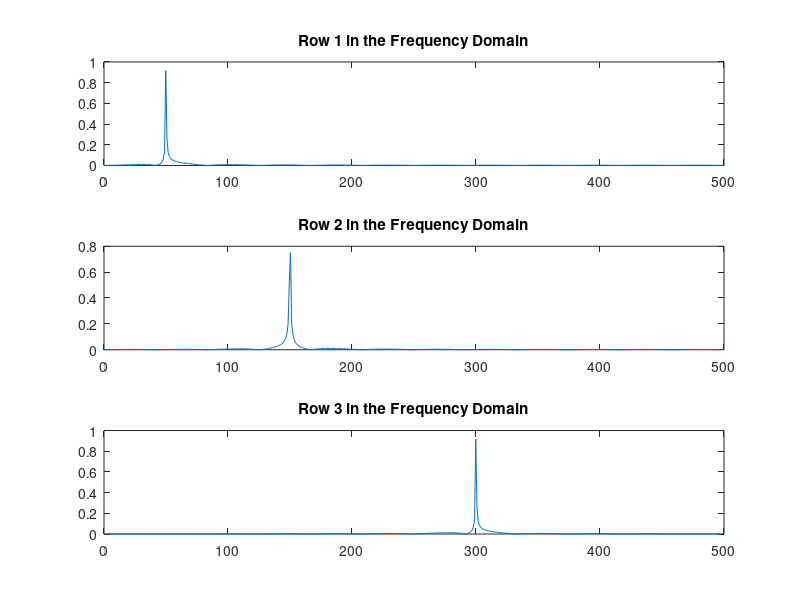
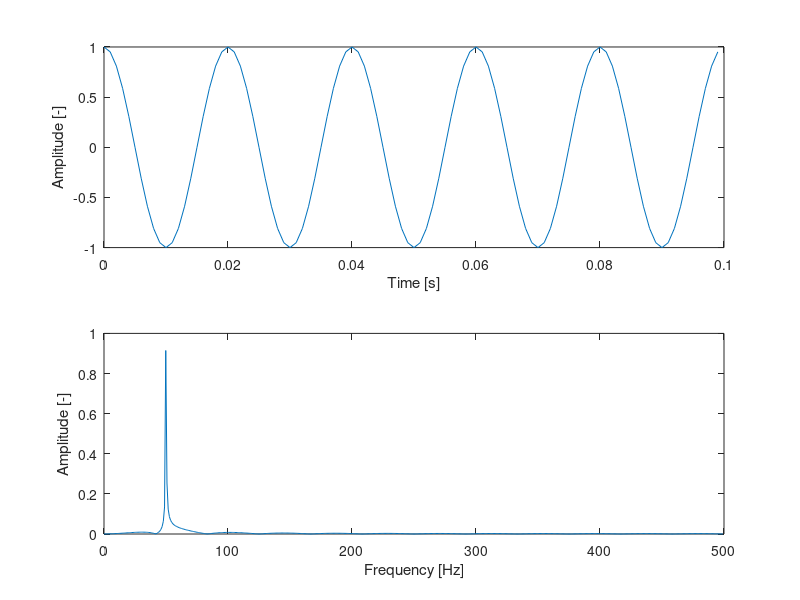

Write the MATLAB code that produced these figures, in order.
%% Cosine Waves
% Compare cosine waves in the time domain and the frequency domain.
% 
% Specify the parameters of a signal with a sampling frequency of 1kHz and
% a signal duration of 1 second.

% Copyright 2015 The MathWorks, Inc.


Fs = 1000;                    % Sampling frequency
T = 1/Fs;                     % Sampling period
L = 1000;                     % Length of signal
t = (0:L-1)*T;                % Time vector
%% 
% Create a matrix where each row represents a cosine wave with scaled frequency. 
% The result, |X|, is a 3-by-1000 matrix.  The first row has a wave frequency of 50, the second 
% row has a wave frequency of 150, and the third row has a wave frequency of 300.

x1 = cos(2*pi*50*t);          % First row wave
x2 = cos(2*pi*150*t);         % Second row wave
x3 = cos(2*pi*300*t);         % Third row wave

X = [x1; x2; x3];
%% 
% Plot the first 100 entries from each row of |X| in a single figure in 
% order and compare their frequencies.

for i = 1:3
    subplot(3,1,i)
    plot(t(1:100),X(i,1:100))
    title(['Row ',num2str(i),' in the Time Domain'])
end
%% 
% For algorithm performance purposes, |fft| allows you to pad the input
% with trailing zeros.  In this case, pad each row of |X| with zeros so
% that the length of each row is the next higher power of 2 from the
% current length. Define the new length using the |nextpow2| function.

n = 2^nextpow2(L);
%% 
% Specify the |dim| argument to use |fft| along the rows of |X|, that is, 
% for each signal.

dim = 2;
%% 
% Compute the Fourier transform of the signals.

Y = fft(X,n,dim);
%%
% Calculate the double-sided spectrum and single-sided spectrum of each
% signal.

P2 = abs(Y/n);
P1 = P2(:,1:n/2+1);
P1(:,2:end-1) = 2*P1(:,2:end-1);
%% 
% In the frequency domain, plot the single-sided amplitude spectrum for 
% each row in a single figure.

for i=1:3
    subplot(3,1,i)
    plot(0:(Fs/n):(Fs/2-Fs/n),P1(i,1:n/2))
    title(['Row ',num2str(i), ' in the Frequency Domain'])
end

figure()
subplot(2,1,1)
plot(t(1:100),X(1,1:100))
xlabel('Time [s]')
ylabel('Amplitude [-]')
 
subplot(2,1,2)
plot(0:(Fs/n):(Fs/2-Fs/n),P1(1,1:n/2))
xlabel('Frequency [Hz]')
ylabel('Amplitude [-]')